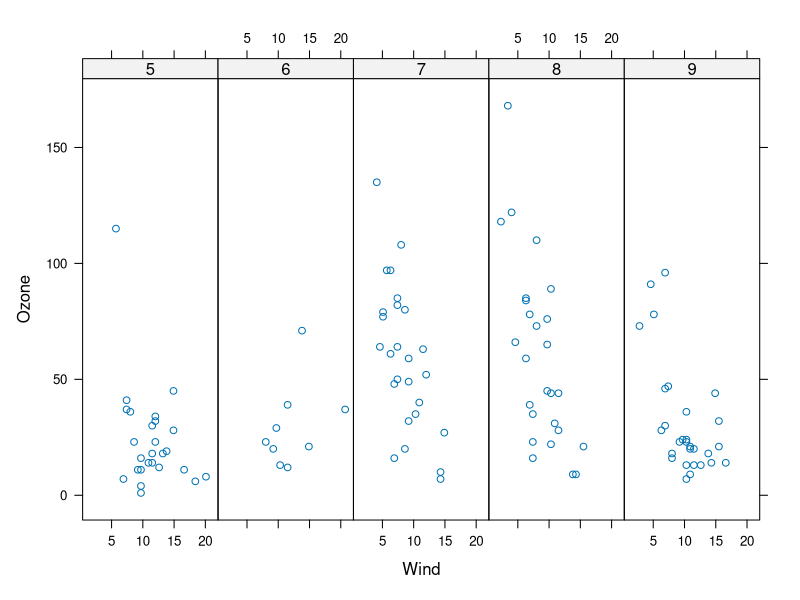
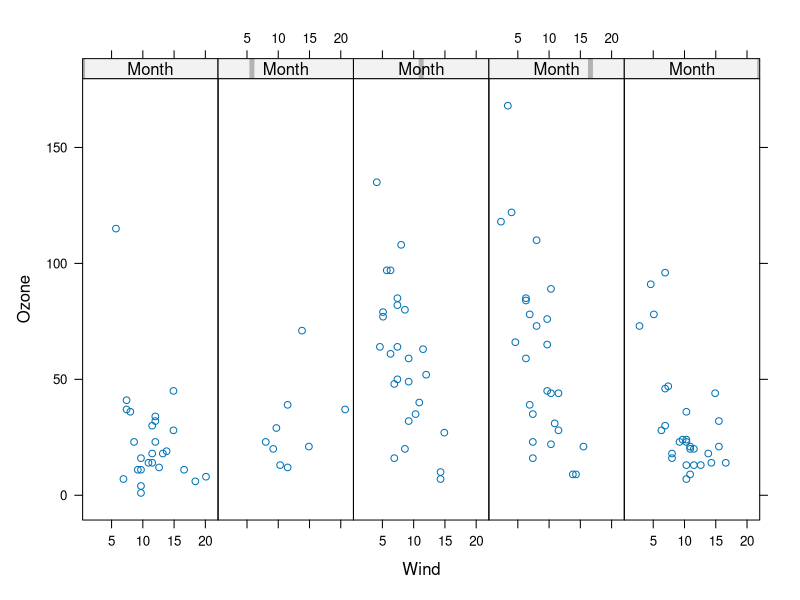
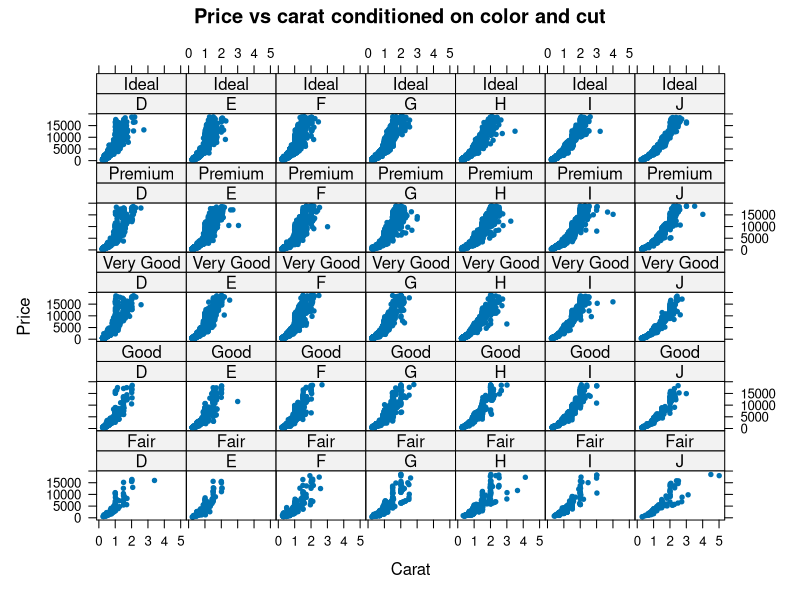
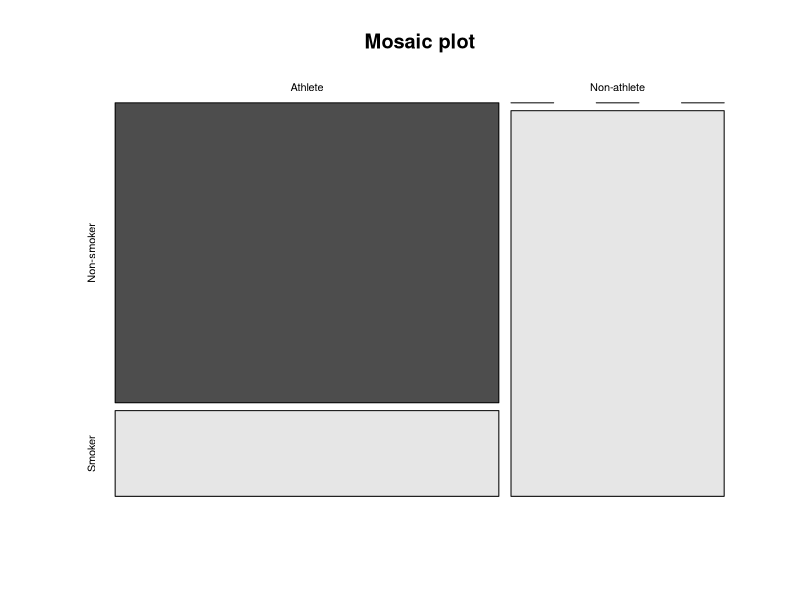

Write R code to recreate these figures, in order.
## ---- chunk 1
library(lattice)
library(datasets)
## ---- chunk 2
xyplot(Ozone ~ Wind | as.factor(Month), data = airquality, layout = c(5,1))
xyplot(Ozone ~ Wind | Month, data = airquality, layout = c(5,1))
## ---- chunk 3
library(ggplot2)
xyplot(price~carat | color*cut, data = diamonds, pch = 20, xlab = "Carat", ylab = "Price", main = "Price vs carat conditioned on color and cut")
#argument strip = FALSE will remove the condition labels
## ---- chunk 4
dat <- data.frame(
  "smoke_no" = c(7, 0),
  "smoke_yes" = c(2, 5),
  row.names = c("Athlete", "Non-athlete"),
  stringsAsFactors = FALSE
)
colnames(dat) <- c("Non-smoker", "Smoker")
mosaicplot(dat,
  main = "Mosaic plot",
  color = TRUE
)
